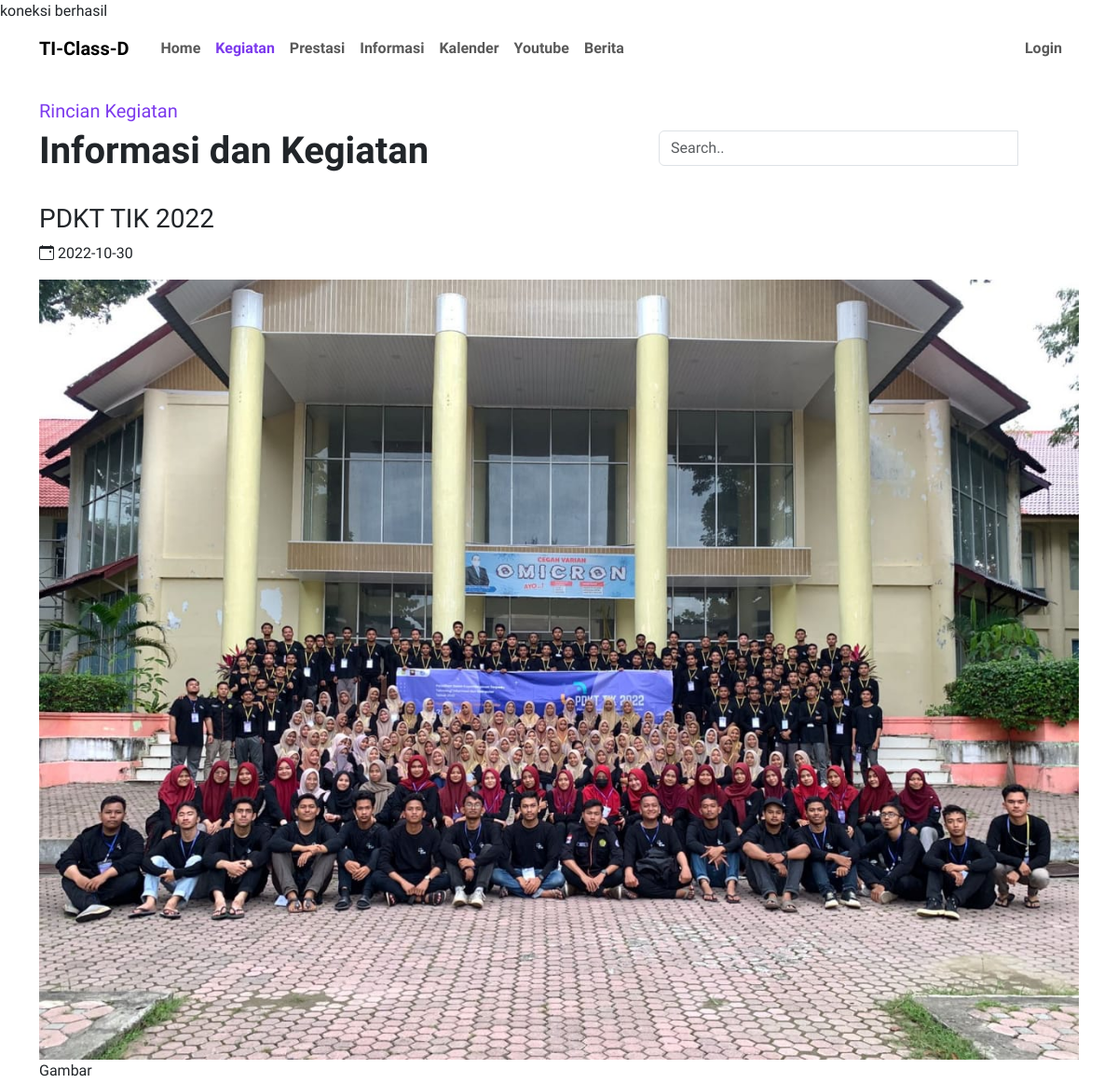
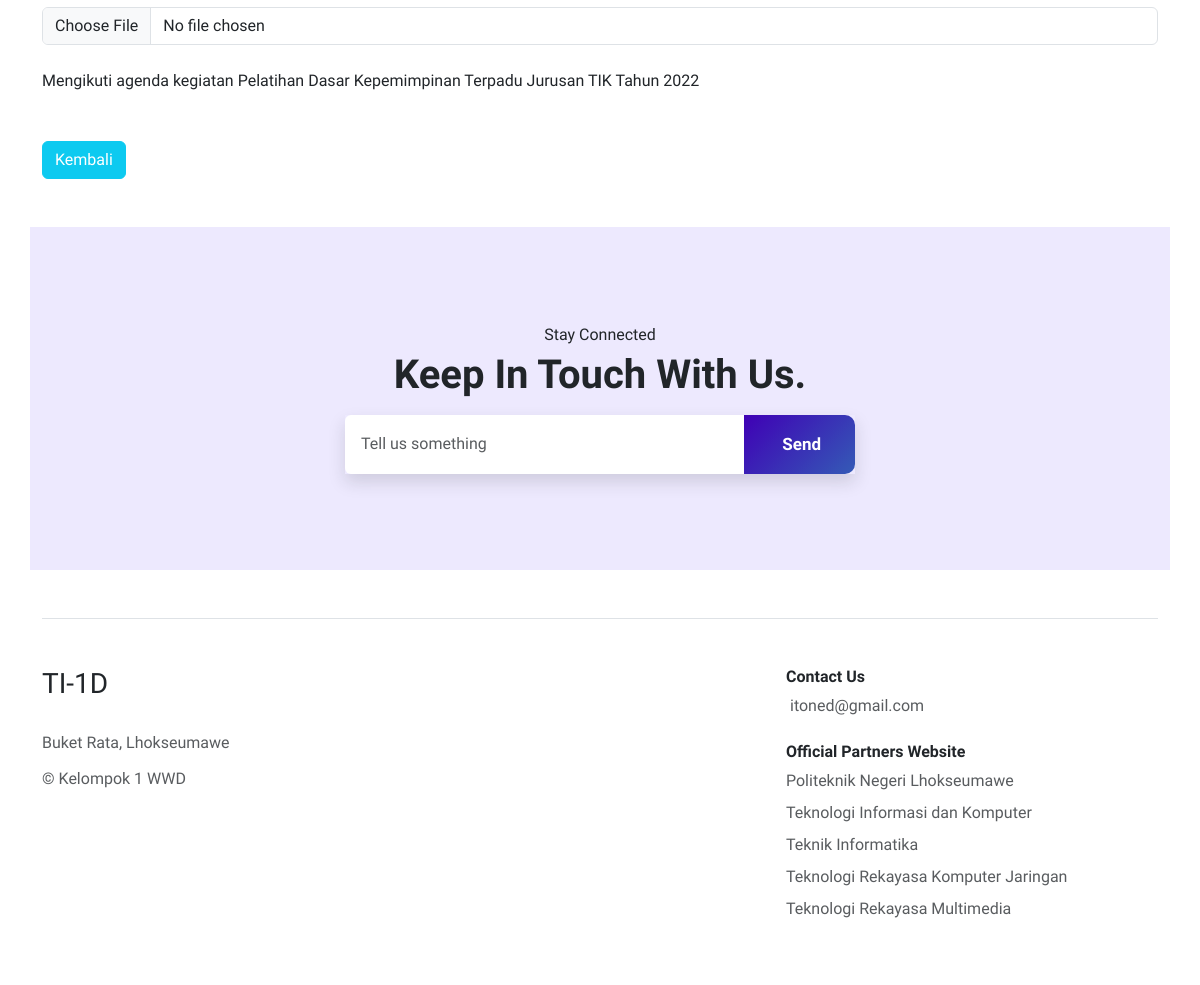
/detailberita/detailkegiatan.php?id_kegiatan=2, run on the app's committed database (2 pictures, top to bottom).
### tables this page shows
CREATE TABLE `kegiatan` (
  `id_kegiatan` int(11) NOT NULL,
  `judul` varchar(100) NOT NULL,
  `foto` varchar(250) NOT NULL,
  `tgl_isi` date NOT NULL,
  `informasi` varchar(300) NOT NULL
);

### detailberita/detailkegiatan.php (the view, shortened to what this page needs)
<?php
include "../auth/koneksi.php";
if (isset($_GET['id_kegiatan'])) {
    $id_kegiatan = $_GET['id_kegiatan'];
    $sql = "SELECT * FROM kegiatan WHERE id_kegiatan = '$id_kegiatan'";
    $result = mysqli_query($conn, $sql);
    if ($result && mysqli_num_rows($result) > 0) {
        $row = mysqli_fetch_assoc($result);
    }
}
?>
<!DOCTYPE html>
<html lang="en">
<head>
    <link rel="stylesheet" href="../assets/css/bootstrap.min.css">
    <link rel="stylesheet" href="../assets/css/style.css">
    <link rel="stylesheet" href="https://cdn.jsdelivr.net/npm/bootstrap-icons@1.10.3/font/bootstrap-icons.css">
    <link href="https://unpkg.com/aos@2.3.1/dist/aos.css" rel="stylesheet">
</head>
<body>
    <nav class="navbar navbar-expand-lg bpy-3 mb-3 bg-transparent">
        <div class="container">
            <a class="navbar-brand fw-bold" href="../index.html">TI-Class-D</a>
            <div class="collapse navbar-collapse" id="navbarSupportedContent">
                <ul class="navbar-nav mb-2 mb-lg-0">
                    <li class="nav-item">
                        <a class="nav-link fw-semibold" href="../index.php">Home</a>
                    </li>
                    <li class="nav-item">
                        <a class="nav-link  active" href="kegiatan.php">Kegiatan</a>
                    </li>
                    <li class="nav-item">
                        <a class="nav-link fw-semibold" href="prestasi.php">Prestasi</a>
                    </li>
                    <li class="nav-item">
                        <a class="nav-link fw-semibold" href="informasi.php">Informasi</a>
                    </li>
                    <li class="nav-item">
                        <a class="nav-link fw-semibold" href="Kalender.php">Kalender</a>
                    </li>
                    <li class="nav-item">
                        <a class="nav-link fw-semibold" href="youtube.php">Youtube</a>
                    </li>
                    <li class="nav-item">
                        <a class="nav-link fw-semibold" href="berita.php">Berita</a>
                    </li>
            </div>
            <div class="collapse navbar-collapse" id="navbarSupportedContent">
                <ul class="navbar-nav ms-auto mb-2 mb-lg-0">
                    <li class="nav-item">
                        <a class="nav-link fw-semibold" href="../auth/login.php">Login</a>
                    </li>
            </div>
        </div>
    </nav>
    <div class="container">
        <div class="row mt-4 mb-4">
            <div class="col-md-7 mt-auto mb-3 mb-md-0">
                <p class="text-violet-600 fw-medium mb-1 fs-5">Rincian Kegiatan</p>
                <h1 class="fw-bold">Informasi dan Kegiatan</h1>
            </div>
            <div class="col-md-5 mt-auto">
                <form action="" method="">
                    <div class="input-group mb-2">
                        <input type="text" class="form-control search" placeholder="Search.." name="search" value="">
                        <label class="btn bg-violet-600 px-4 py-2" type="submit">
                            <i class="bi bi-search text-white"></i>
                        </label>
                    </div>
                </form>
            </div>
        </div>
    </div>
    <div class="container">
        <div class="row">
            <h3><?php echo $row['judul']; ?></h3>
            <p><i class="bi bi-calendar-event"></i> <?php echo $row['tgl_isi']; ?></p>
            <img src="<?php echo $row['foto']; ?>" class="w-100 rounded" alt="">
            <div class="mb-3">
                <label for="gambar" class="form-label">Gambar</label>
                <input type="file" class="form-control" id="gambar">
            </div>
            <article class="mt-2">
                <?php echo $row['informasi']; ?>
            </article>
        </div>
        <a href="../index.php" class="btn btn-info text-white mt-5">Kembali</a>
    </div>
    <section id="tell-us" class="tell-us mt-100 my-5">
        <div class="container p-5 bg-violet-100 rounded-10">
            <div class="row py-5 text-center justify-content-center align-items-center">
                <div class="col-sm-6">
                    <div data-aos="fade-down" data-aos-duration="1000">
                        <p class="text-green fw-medium mb-1">Stay Connected</p>
                        <h2 class="h1 fw-bold mb-2">Keep In Touch With Us<span>.</span></h2>
                    </div>
                    <div class="input-group mt-3 shadow rounded-10" data-aos="fade-up" data-aos-duration="1000">
                        <input type="text" class="form-control py-3 px-3 border-0" placeholder="Tell us something"
                            aria-label="Recipient's username" aria-describedby="button-addon2">
                        <button class="btn btn-primary btn-cta btn-cta" type="button" id="button-addon2">
                            Send
                        </button>
                    </div>
                </div>
            </div>
        </div>
    </section>
    <div class="container mt-5">
        <footer class="row row-cols-1 row-cols-md-2 row-cols-lg-3 g-2 g-md-0 py-5 my-2 border-top">
            <div class="col">
                <a href="/" class="d-flex align-items-center mb-4 link-dark text-decoration-none">
                    <h3 class="font-weight">TI-1D</h3>
                </a>
                <p class="text-muted lh-sm">Buket Rata, Lhokseumawe
                </p>
                <p class="text-muted lh-sm">&copy; Kelompok 1 WWD</p>
            </div>
            <div class="col ms-auto">
                <h6 class="fw-bold mb-2">Contact Us</h6>
                <ul class="nav flex-column mb-3">
                    <li class="nav-item mb-2">
                        <a href="#" class="nav-link p-0 text-muted">
                            <i class="fa-regular fa-envelope me-1"></i> itoned@gmail.com
                        </a>
                    </li>
                </ul>
                <h6 class="fw-bold mb-2">Official Partners Website</h6>
                <ul class="nav flex-column">
                    <li class="nav-item mb-2"><a href="#" class="nav-link p-0 text-muted">Politeknik Negeri
                            Lhokseumawe</a></li>
                    <li class="nav-item mb-2"><a href="#" class="nav-link p-0 text-muted">Teknologi Informasi dan
                            Komputer</a></li>
                    <li class="nav-item mb-2"><a href="#" class="nav-link p-0 text-muted">Teknik Informatika</a>
                    </li>
                    <li class="nav-item mb-2"><a href="#" class="nav-link p-0 text-muted">Teknologi Rekayasa
                            Komputer Jaringan</a></li>
                    <li class="nav-item mb-2"><a href="#" class="nav-link p-0 text-muted">Teknologi Rekayasa
                            Multimedia</a></li>
                </ul>
            </div>
        </footer>
    </div>
</body>
</html>

### assets/css/style.css (style rules this page uses)
body { font-family: 'Work Sans', sans-serif; }
.btn-cta { background: linear-gradient(-45deg, #3f00b5, #9f69fe, #27c8b7, #3f00b5); background-size: 800% 400%; padding: 1em 2em; display: inline-block; border: none; border-radius: 10px; font-size: 17px; font-weight: 700; color: #fff; transition: all .5s ease-in-out; animation: gradient 10s infinite cubic-bezier(.62, .28, .23, .99) both; }
.bg-violet-100 { background-color: #ede9fe !important; }
.text-violet-600 { color: #7c3aed; }
.collapse { z-index: 99999 !important; }
.collapse { right: 0; left: 0; padding-left: 10px; padding-right: 10px; }
.active { font-weight: bold; color: #7c3aed !important; }

### data on the page
kegiatan: judul "PDKT TIK 2022", tgl_isi "2022-10-30", informasi "Mengikuti agenda kegiatan Pelatihan Dasar Kepemimpinan Terpadu Jurusan TIK Tahun 2022"
